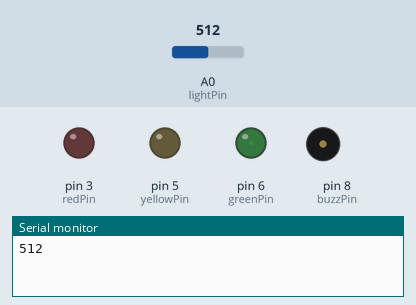
Simulated run of this sketch. Board: Arduino Uno, built with avr-gcc and run on an emulated ATmega328P. Shown: output pins drawn as LEDs (lit = HIGH), buzzer (waves = sounding, pin HIGH), the last lines printed to the serial monitor. Inputs (shaded band) come from the test bench; at power-on: A0 (lightPin) = 512.

Above: at 1.9 s.
2.0 s: A0 (lightPin) set to 95
5.5 s: A0 (lightPin) set to 82
At 6.0 s:
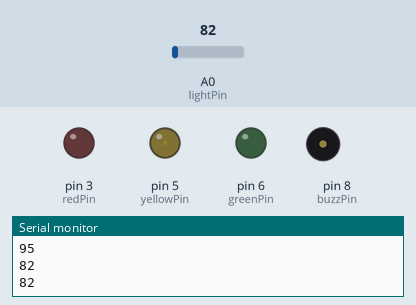
7.0 s: A0 (lightPin) set to 40
At 7.4 s:
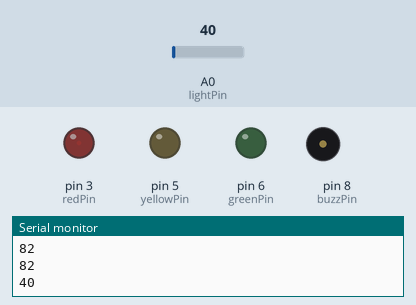
Timing chart, 0 to 10.0 s (numbered marks = the images above; inputs shaded):
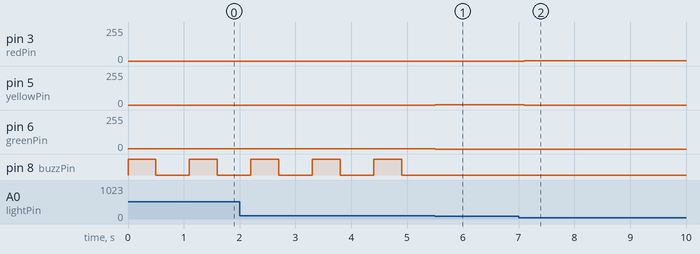

Measured:
- the behaviour switches between 90 and 89 on A0 (lightPin) (found by bisection; images 0 and 1)
- after the input at 5.5 s, pin 5 (yellowPin): 0/255 → 2/255 at once; pin 6 (greenPin): 2/255 → 0/255 at once; pin 8 (buzzPin): stays LOW (without the input it goes to HIGH after 0.00 s)
- after the input at 7.0 s, pin 3 (redPin): 0/255 → 2/255 after 0.10 s; pin 5 (yellowPin): 2/255 → 0/255 after 0.10 s
- by itself, pin 8 (buzzPin): alternates HIGH for 0.50 s and LOW for 0.60 s

The sketch:

LightAlarm.ino
```cpp
/*
    ALARM CLOCK USING SUNLIGHT
*/


// photoresistor pin (1k ohm)
int lightPin = A0;
int lightVal;

// led pin (220 ohms)
int redPin = 3;
int yellowPin = 5;
int greenPin = 6;
int dimVal = 2;

// buzzer pin
int buzzPin = 8;
int buzzDelay =500;

int dt = 100;

void setup() {
  // put your setup code here, to run once:
  pinMode(lightPin, INPUT);
  pinMode(redPin, OUTPUT);
  pinMode(yellowPin, OUTPUT);
  pinMode(greenPin, OUTPUT);
  pinMode(buzzPin, OUTPUT);
  Serial.begin(9600);
}

void loop() {
  // put your main code here, to run repeatedly:
  lightVal = analogRead(lightPin);

  // lights off
  if (lightVal < 50) {
    analogWrite(redPin, dimVal);
    analogWrite(yellowPin, 0);
    analogWrite(greenPin, 0);
    digitalWrite(buzzPin, LOW);
    delay(dt);
  }
  // lights dim
  else if (50 <= lightVal && lightVal < 90) {
    analogWrite(redPin, 0);
    analogWrite(yellowPin, dimVal);
    analogWrite(greenPin, 0);
    digitalWrite(buzzPin, LOW);
    delay(dt);
  }
  // light bright
  else if (90 <= lightVal) {
    analogWrite(redPin, 0);
    analogWrite(yellowPin, 0);
    analogWrite(greenPin, dimVal);
    digitalWrite(buzzPin, HIGH);
    delay(buzzDelay);
    digitalWrite(buzzPin, LOW);
    delay(buzzDelay);
  }
  // default
  else {
    analogWrite(redPin, 0);
    analogWrite(yellowPin, 0);
    analogWrite(greenPin, 0);
    digitalWrite(buzzPin, LOW);
  }

  Serial.println(lightVal);
  delay(dt);
}
```
